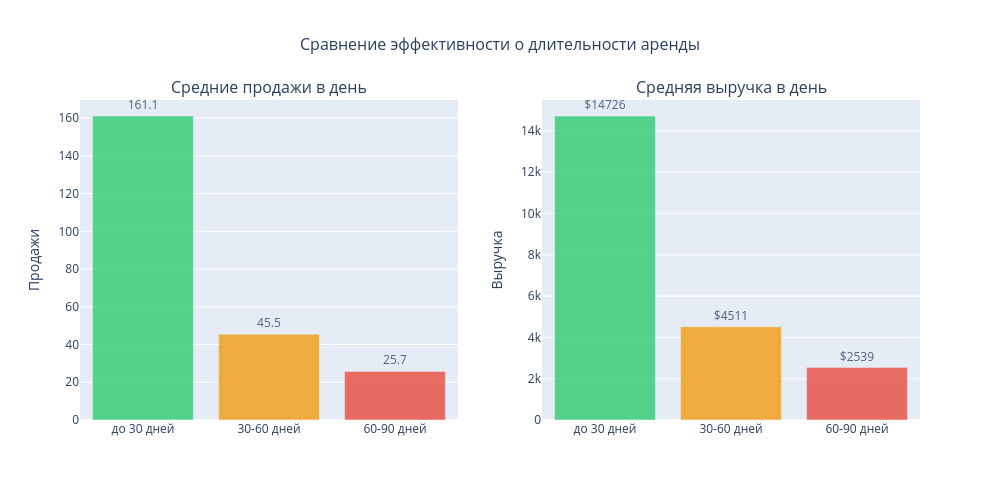

The notebook cell saved with this chart:
### Markdown cell above
## ГИПОТЕЗА 2: Долгосрочные временные магазины (>30 дней) показывают снижение продаж после первого месяца.

### Code cell
import plotly.express as px
import plotly.graph_objects as go
from plotly.subplots import make_subplots

df = df2.copy()
df['lease_category'] = pd.cut(df['lease_length_days'], 
                             bins=[0, 30, 60, 90],
                             labels=['до 30 дней', '30-60 дней', '60-90 дней'])


df['sales_per_day'] = df['units_sold'] / df['lease_length_days'] #продажи в единицах товара в день
df['revenue_per_day'] = (df['units_sold'] * df['price_usd']) / df['lease_length_days'] # выручка в день


analysis_categories = ['до 30 дней', '30-60 дней', '60-90 дней']
filtered_df = df[df['lease_category'].isin(analysis_categories)]



sales_comparison = filtered_df.groupby('lease_category')['sales_per_day'].mean().reset_index()
revenue_comparison = filtered_df.groupby('lease_category')['revenue_per_day'].mean().reset_index()

colors = ['#2ecc71', '#f39c12', '#e74c3c']

fig = make_subplots(
    rows=1, cols=2,
    subplot_titles=('Средние продажи в день', 'Средняя выручка в день'),
)

# Первый график - продажи в день
fig.add_trace(
    go.Bar(
        x=sales_comparison['lease_category'],
        y=sales_comparison['sales_per_day'],
        marker_color=colors,
        opacity=0.8,
        text=sales_comparison['sales_per_day'].round(1),
        textposition='outside',
        name='Продажи'
    ),
    row=1, col=1
)

# Второй график - выручка в день
fig.add_trace(
    go.Bar(
        x=revenue_comparison['lease_category'],
        y=revenue_comparison['revenue_per_day'],
        marker_color=colors,
        opacity=0.8,
        text=['$' + str(round(val)) for val in revenue_comparison['revenue_per_day']],
        textposition='outside',
        name='Выручка'
    ),
    row=1, col=2
)

fig.update_layout(
    title_text='Сравнение эффективности о длительности аренды',
    title_x=0.5,
    title_font_size=16,
    showlegend=False,
    height=500,
    width=1000,
)

fig.update_yaxes(title_text='Продажи', row=1, col=1)
fig.update_yaxes(title_text='Выручка', row=1, col=2)



fig.show()

### Figure 1 — Plotly figure (JSON) as saved in the notebook; plotly's stock layout.template omitted (floating-point values rounded to 4 significant figures)
{"data": [{"marker": {"color": ["#2ecc71", "#f39c12", "#e74c3c"]}, "name": "Продажи", "opacity": 0.8, "text": [161.1, 45.5, 25.7], "textposition": "outside", "type": "bar", "x": ["до 30 дней", "30-60 дней", "60-90 дней"], "xaxis": "x", "y": [161.1, 45.49, 25.74], "yaxis": "y"}, {"marker": {"color": ["#2ecc71", "#f39c12", "#e74c3c"]}, "name": "Выручка", "opacity": 0.8, "text": ["$14726", "$4511", "$2539"], "textposition": "outside", "type": "bar", "x": ["до 30 дней", "30-60 дней", "60-90 дней"], "xaxis": "x2", "y": [14730.0, 4511.0, 2539.0], "yaxis": "y2"}], "layout": {"annotations": [{"font": {"size": 16}, "showarrow": false, "text": "Средние продажи в день", "x": 0.225, "xanchor": "center", "xref": "paper", "y": 1, "yanchor": "bottom", "yref": "paper"}, {"font": {"size": 16}, "showarrow": false, "text": "Средняя выручка в день", "x": 0.775, "xanchor": "center", "xref": "paper", "y": 1, "yanchor": "bottom", "yref": "paper"}], "height": 500, "showlegend": false, "title": {"font": {"size": 16}, "text": "Сравнение эффективности о длительности аренды", "x": 0.5}, "width": 1000, "xaxis": {"anchor": "y", "domain": [0, 0.45]}, "xaxis2": {"anchor": "y2", "domain": [0.55, 1]}, "yaxis": {"anchor": "x", "domain": [0, 1], "title": {"text": "Продажи"}}, "yaxis2": {"anchor": "x2", "domain": [0, 1], "title": {"text": "Выручка"}}}}
